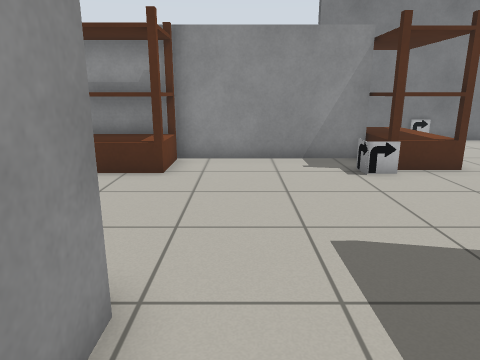
view 1 (above)

17 first-person views from a walk through a world built for the Gazebo simulator. The camera is 1 m above the floor, tilts 14° down and sees 70° across. Floor lines are 1 m apart. The floor is counted in squares, 0.5 m on a side. Each view is taken from the middle of a square. On the plan, view 1 faces up. The plan holds only what a view shows up to about 18 squares ahead; the rest is blank. The place goes on beyond the plan. Some surface patterns are stand-ins.

view 2
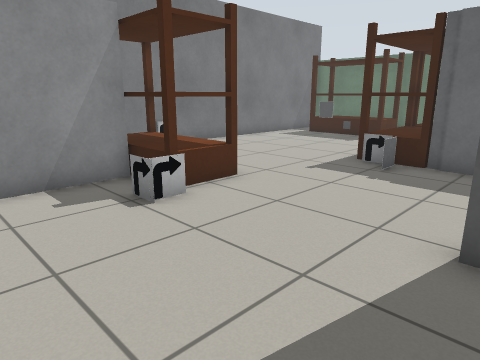

view 3
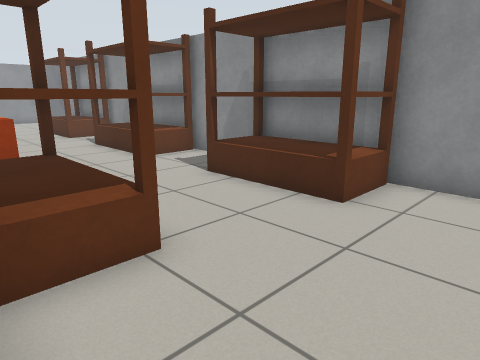

view 4
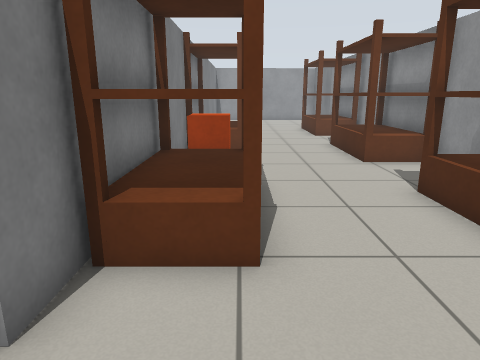

view 5
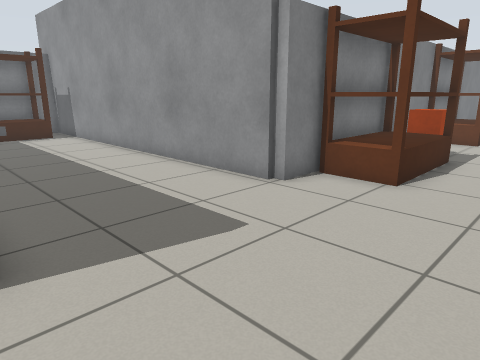

view 6
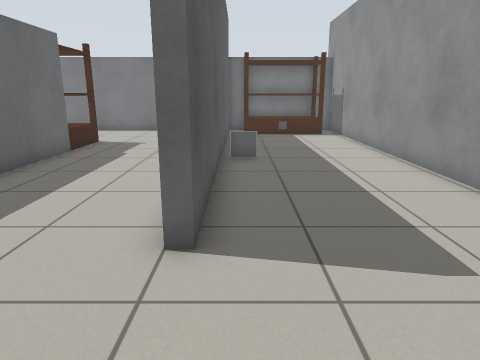

view 7
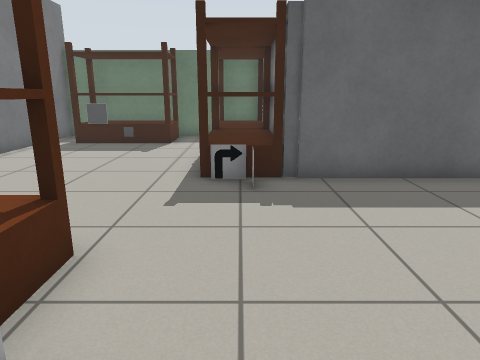

view 8
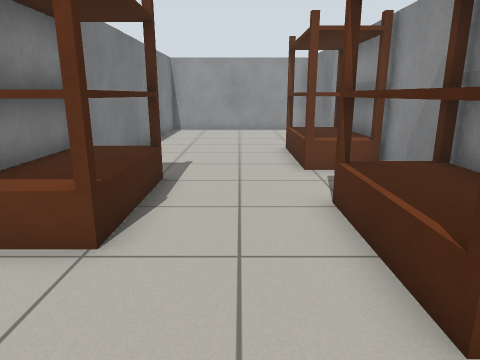

view 9
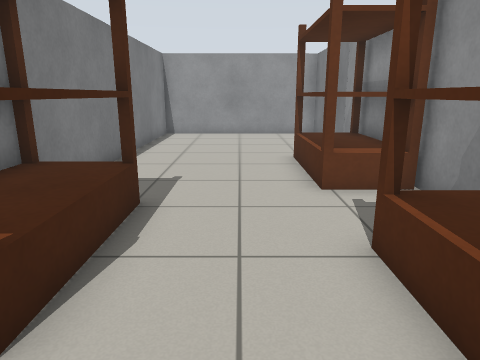

view 10
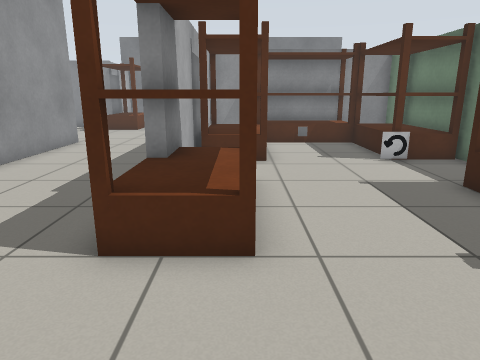

view 11
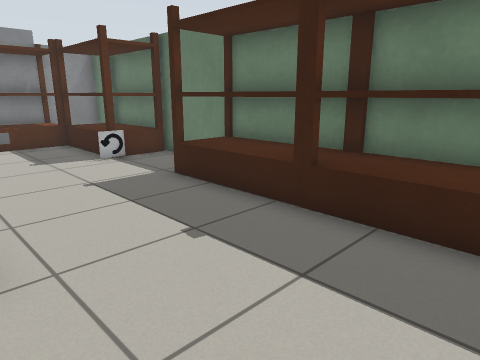

view 12
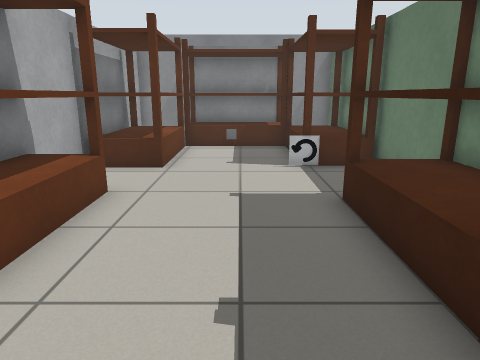

view 13
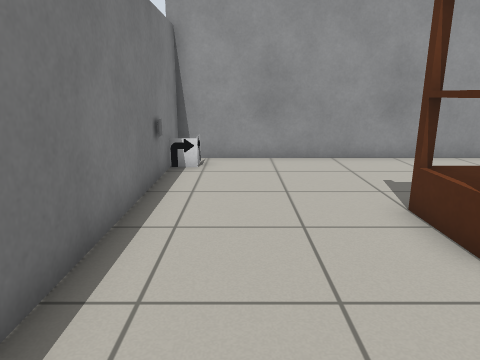

view 14
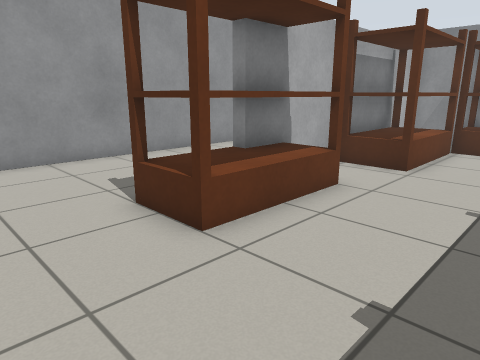

view 15
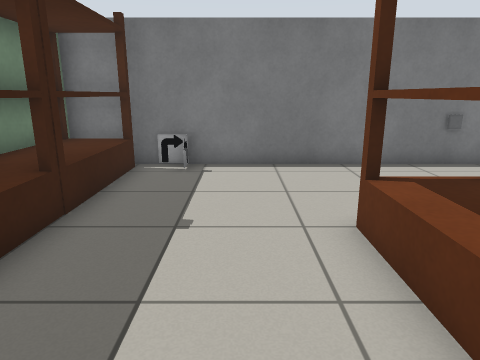

view 16
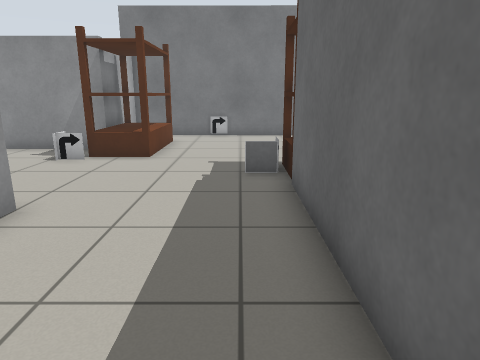

view 17
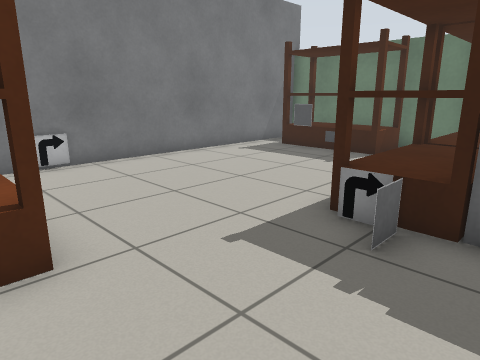

### Floor plan
Points are (right, up) in squares from view 1. A wall is a line through its corners. A room is listed if a view was taken in it or the views show most of it. See-through windows are left out.
Room 1 (views 1, 2, 3, 4, 5, 6, 7, 8, 9, 16, 17)
walls: (-1.2, 2.8) (-1.2, -12) (1.4, -12); (3.5, 10.9) (-27.2, 10.9) (-27.2, 3.1) (-1.4, 3.1); (13.4, 5.9) (14.4, 5.9); (10.2, -4.4) (10.2, 5.6); (4.6, -9.7) (4.6, 3.8) (5, 3.8) (5, -5.6); (18.9, 6.1) (18.9, 15.3) (3.8, 15.4) (3.8, 12.4)
ways out: opening at (7.5, -4.8) to room 2
objects: shelf (-20, 9) to (-16, 10); shelf (-15, 4) to (-11, 5); shelf (-13, 9) to (-9, 10); orange box (-8, 4) to (-7, 5); shelf (-6, 4) to (-3, 5); shelf (-6, 9) to (-2, 10); shelf (0, -11) to (4, -10); sign (3, 9); sign (4, -3); sign (4, 9); shelf (4, 9) to (6, 13); sign (8, 15); shelf (10, 6) to (14, 8); sign (10, 7); shelf (15, 6) to (18, 8); shelf (16, 10) to (18, 14); other object (16, 12); sign (16, 13)
Room 2 (views 10, 11, 12, 13, 14, 15)
walls: (10.6, -4.4) (10.2, -4.4); (10.6, -0.5) (10.6, -2.6); (18.9, -3.5) (18.9, 5.5); (5, -5.6) (5, -12) (19, -12); (18.9, -10.2) (18.9, -7.8); (14.6, 5.5) (13.4, 5.5); (10.6, 5.5) (10.6, 3.4)
ways out: opening at (7.5, -4.8) to room 1
objects: sign (6, -12); other object (6, -11); shelf (10, -7) to (12, -3); shelf (11, -1) to (13, 3); shelf (13, 4) to (17, 5); other object (15, 4); sign (16, -12); sign (16, -11); shelf (17, -11) to (18, -8); shelf (17, -7) to (19, -4); sign (17, 0); shelf (17, 0) to (18, 4)

Positions as (right, up) in squares from view 1, and headings:
1: (0, 0), facing up
2: (0, 3), facing up-right
3: (1, 3), facing up-left
4: (1, 5), facing left
5: (5, 8), facing down-left
6: (4, 8), facing down
7: (2, 7), facing right
8: (-7, 7), facing left
9: (-9, 7), facing left
10: (12, -11), facing up
11: (12, -11), facing up-right
12: (15, -10), facing up
13: (16, -10), facing left
14: (16, -10), facing up-left
15: (14, -2), facing down
16: (9, -2), facing up
17: (5, 5), facing up-right
